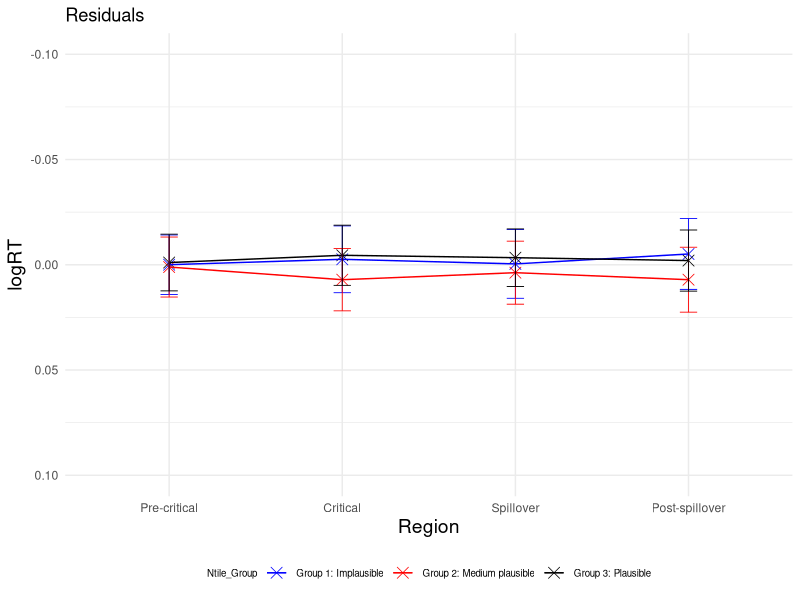
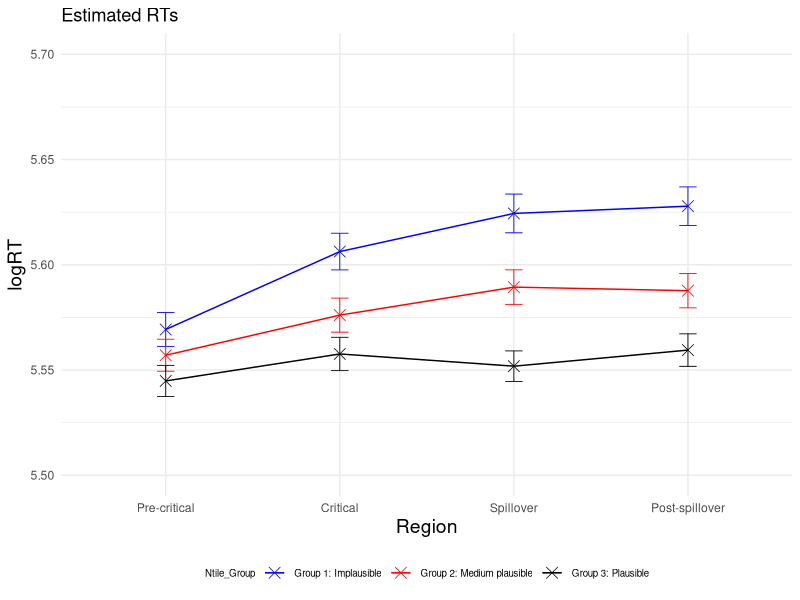
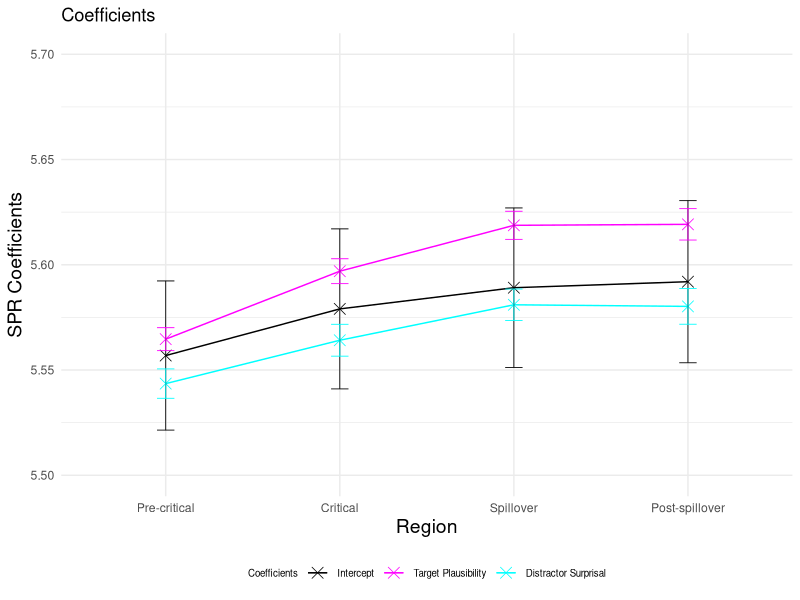
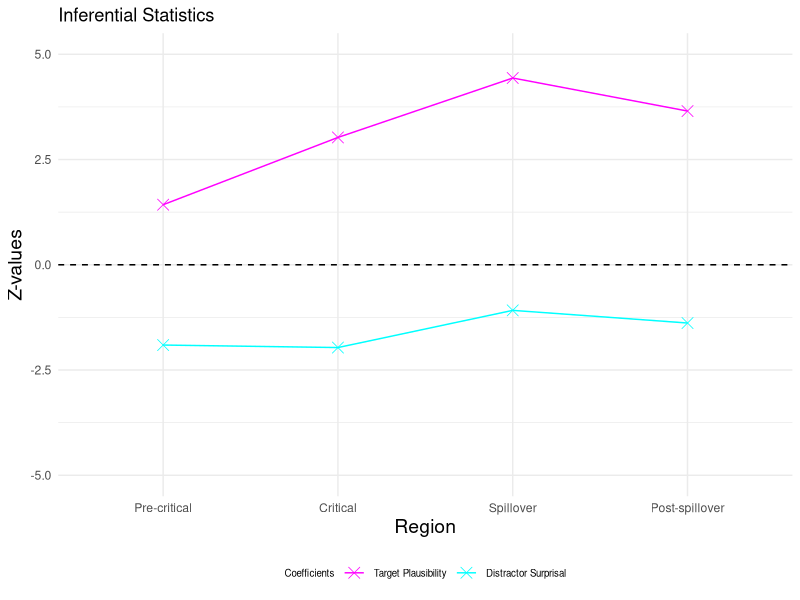
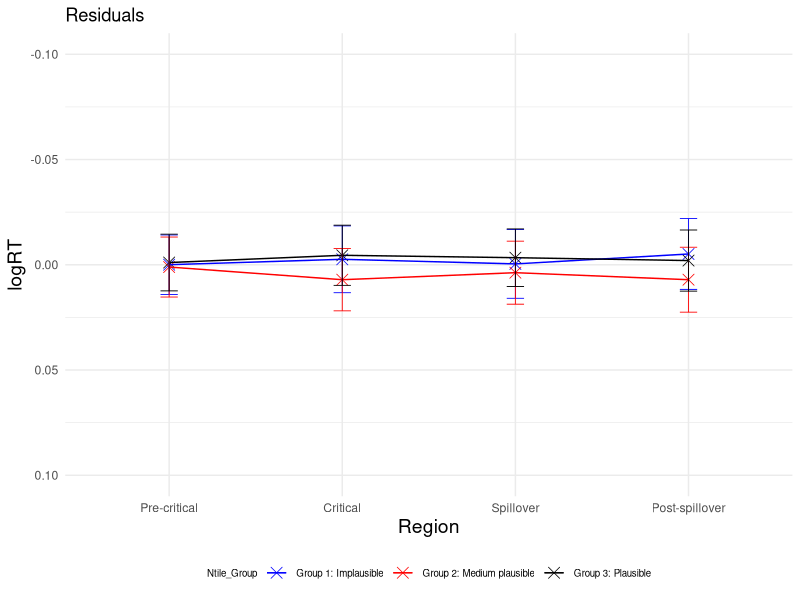
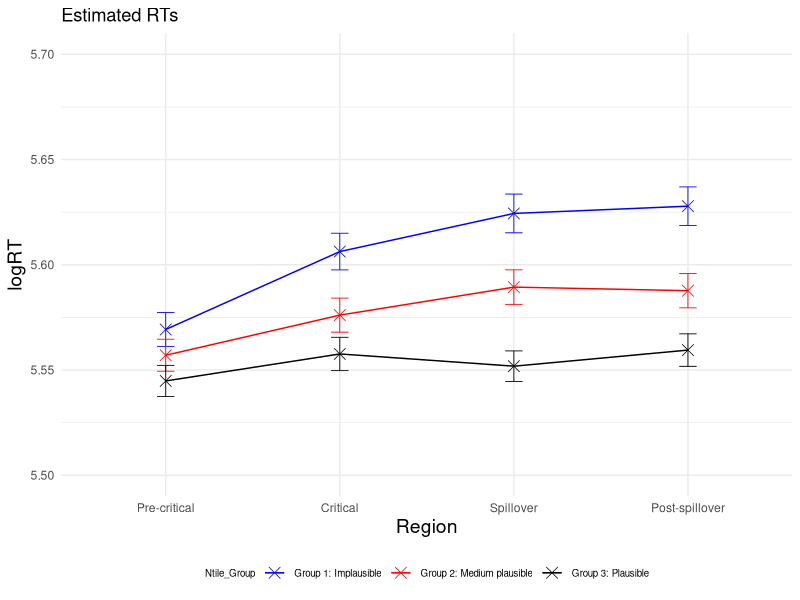
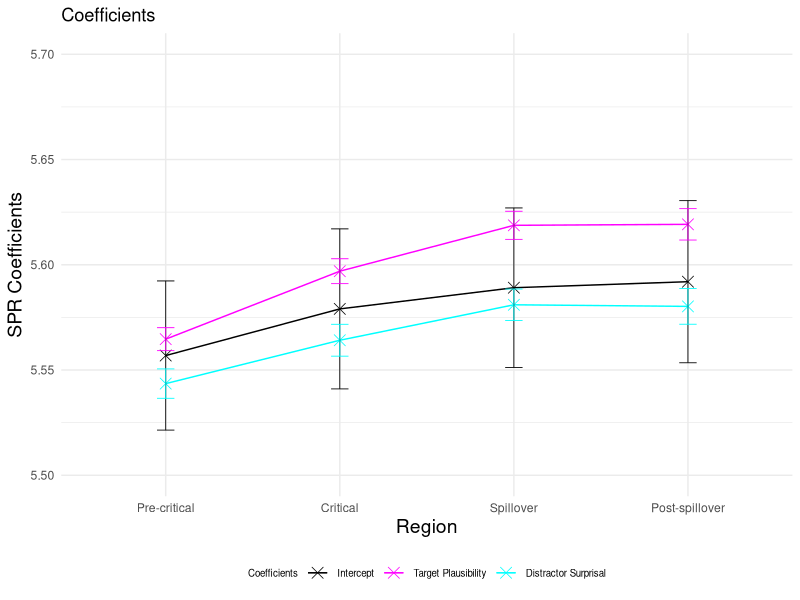
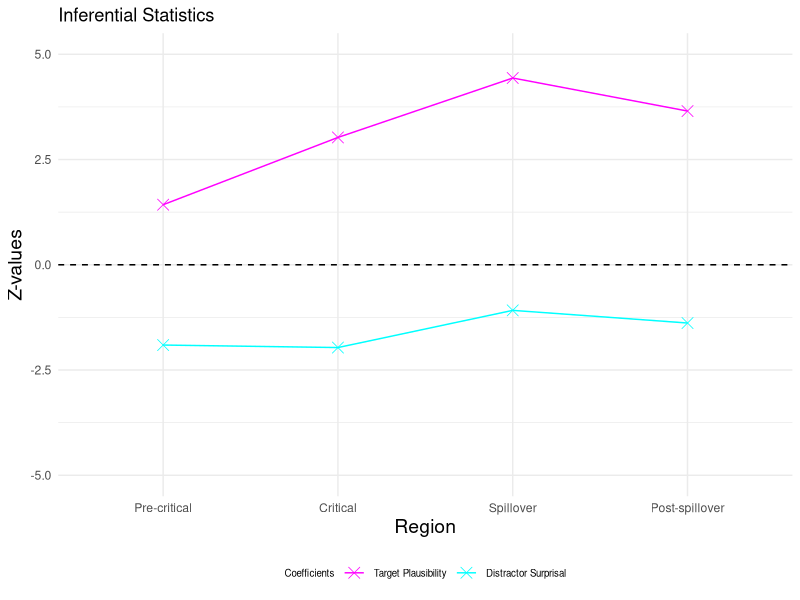

The R script that drew these images, in order:
### LMER ###
# load lme4 package
library(lme4)
library(lmerTest)
library(dplyr)
library(ggplot2)

setwd("~/Downloads/Master_Thesis/3_SPR_Study/ntile/")
GP6 <- read.csv("GP6SPR_processed.csv")

residuals <- data.frame(
  Region = character(0),
  Condition = character(0),
  Residual = numeric(0),
  SE_Residual = numeric(0)
)

logRT_estimated <- data.frame(
  Region = character(0),
  Condition = character(0),
  Estimated_logRT = numeric(0),
  SE_Estimated = numeric(0)
)

p_values <- data.frame(
  Region = character(0),
  p_value_plausibility_target = numeric(0),
  p_value_surprisal_distractor = numeric(0)
)

SPR_coefficients <- data.frame(
  Region = character(0),
  Estimate = character(0),
  Estimate_value = numeric(0),
  Estimate_error = numeric(0),
  Z_value = numeric(0)
)

regions <- c("Pre-critical", "Critical", "Spillover", "Post-spillover") 
conditions <- c("A", "B", "C")
ntile_groups <- c(1, 2, 3)

GP6$Ntile_Group <- ntile(GP6$Plaus_target_avg, 3)
df<- GP6[, c("Condition", "Plaus_target_avg", "Ntile_Group")]

for (region in regions) 
{
  # Precritical region
  region_subset <- subset(GP6, Region == region)
  
  # standardise predictors
  region_subset$scaled_Plaus_per_region <- scale(region_subset$Plaus_target_avg)
  region_subset$scaled_Surprisaldist_per_region <- scale(region_subset$Surprisal_distractor)
  # invert predictor plausibility
  region_subset$inverted_scaled_Plaus_per_region <- (region_subset$scaled_Plaus_per_region) * (-1)
  #log transform reading times
  region_subset$logRT_per_region <- log(region_subset$ReadingTime)
  
  
  # define and run the linear mixed-effects regression model for the precritical region 
  model_per_region <- lmerTest::lmer(logRT_per_region ~ inverted_scaled_Plaus_per_region + scaled_Surprisaldist_per_region + 
                              (1 + inverted_scaled_Plaus_per_region + scaled_Surprisaldist_per_region | Subject) + 
                              (1 + inverted_scaled_Plaus_per_region + scaled_Surprisaldist_per_region | Item), data = region_subset)
  
  # print the summary of the model
  summary_per_region <- summary(model_per_region)
  print(summary_per_region)
  
  # calculate p-values
  p_values_per_region <- summary_per_region$coefficients[, "Pr(>|t|)"]
  new_row_p_value <- data.frame(Region = region, 
                                p_value_plausibility_target = p_values_per_region[2], 
                                p_value_surprisal_distractor = p_values_per_region[3])
  p_values <- rbind(p_values, new_row_p_value)
  
  # extract intercept and coefficients added to intercept
  coefficients_per_region <- summary_per_region$coefficients
  intercept <- coefficients_per_region["(Intercept)", 1]
  plaus_target_coeff <- coefficients_per_region["(Intercept)", 1] + coefficients_per_region["inverted_scaled_Plaus_per_region", 1]
  surprisal_distractor_coeff <- coefficients_per_region["(Intercept)", 1] + coefficients_per_region["scaled_Surprisaldist_per_region", 1]
  
  # add error bars for coefficients and intercept
  new_row_coefficient <- data.frame(Region = region, 
                                    Estimate = "Intercept", 
                                    Estimate_value = intercept, 
                                    Estimate_error = coefficients_per_region["(Intercept)", 2],
                                    Z_value = 0)
  SPR_coefficients <- rbind(SPR_coefficients, new_row_coefficient)
  
  new_row_coefficient <- data.frame(Region = region,
                                    Estimate = "Plausability",
                                    Estimate_value = plaus_target_coeff,
                                    Estimate_error = coefficients_per_region["inverted_scaled_Plaus_per_region", 2],
                                    Z_value = coefficients_per_region["inverted_scaled_Plaus_per_region", 1] / coefficients_per_region["inverted_scaled_Plaus_per_region", 2])
  SPR_coefficients <- rbind(SPR_coefficients, new_row_coefficient)
  
  new_row_coefficient <- data.frame(Region = region,
                                    Estimate = "Surprisal", 
                                    Estimate_value = surprisal_distractor_coeff, 
                                    Estimate_error = coefficients_per_region["scaled_Surprisaldist_per_region", 2],
                                    Z_value = coefficients_per_region["scaled_Surprisaldist_per_region", 1] / coefficients_per_region["scaled_Surprisaldist_per_region", 2])
  SPR_coefficients <- rbind(SPR_coefficients, new_row_coefficient)
  
  for (ntile_group in ntile_groups)
  {
    #####predict condition A, precritical#####
    region_per_condition <- subset(region_subset, Ntile_Group == ntile_group)
    region_per_condition$region_per_condition_Predicted <- predict(model_per_region, newdata = region_per_condition,  type = "response")
    
    # calculate residuals
    Residual_region_per_condition <- mean(region_per_condition$logRT_per_region) - mean(region_per_condition$region_per_condition_Predicted, na.rm = TRUE)
    
    # observed RT for condition A precritical
    region_per_condition_logRT_observed <- mean(region_per_condition$logRT_per_region)

    # estimated RT for condition A precritical
    region_per_condition_logRT_estimated <- mean(region_per_condition$region_per_condition_Predicted, na.rm = TRUE)

    # calculate standard error for residuals
    SE_residuals_region_per_condition <- sqrt(sd(region_per_condition$logRT, na.rm = TRUE)^2/length(region_per_condition$logRT) + sd(region_per_condition$region_per_condition_Predicted, na.rm = TRUE)^2/length(region_per_condition$region_per_condition_Predicted))
    
    new_row_residuals <- data.frame(Region = region, Ntile_Group = ntile_group, Residual = Residual_region_per_condition, SE_Residual = SE_residuals_region_per_condition)
    residuals <- rbind(residuals, new_row_residuals)
    
    # calculate standard error for logRT estimated
    SE_estimated_region_per_condition <- sd(region_per_condition$region_per_condition_Predicted, na.rm = TRUE) / sqrt(length(region_per_condition$region_per_condition_Predicted)) 
    
    new_row_logRT_estimated <- data.frame(Region = region, Ntile_Group = ntile_group, Estimated_logRT = region_per_condition_logRT_estimated, SE_Estimated = SE_estimated_region_per_condition)
    logRT_estimated <- rbind(logRT_estimated, new_row_logRT_estimated)
  }
}


# plot residuals
# Create a line plot 
p <- ggplot(residuals, aes(x = factor(Region, levels = c("Pre-critical", "Critical", "Spillover", "Post-spillover")), 
                           y = Residual, color = as.factor(Ntile_Group), group = Ntile_Group)) + geom_point(shape = 4, size = 3.5, stroke = 0.4) + geom_line(linewidth=0.5) + ylim (0.10, -0.10)
p <- p + theme_minimal() + geom_errorbar(aes(ymin=Residual-SE_Residual, ymax=Residual+SE_Residual), width=.1, size=0.3) 
p <- p + scale_color_manual(name="Ntile_Group", labels=c("Group 1: Implausible", "Group 2: Medium plausible", "Group 3: Plausible"), values=c("#0000FF", "#FF0000", "#000000"))
p <- p + labs(x="Region", y="logRT", title = "Residuals") 
p <- p + theme(legend.position="bottom", legend.text=element_text(size=7), legend.title=element_text(size=7), axis.title.x = element_text(size = 14), axis.title.y = element_text(size = 14)) 
p 

ggsave("Residuals_Plot.pdf", p, width=4, height=4)


# plot estimated logRTs
# Create a line plot 
p <- ggplot(logRT_estimated, aes(x = factor(Region, levels = c("Pre-critical", "Critical", "Spillover", "Post-spillover")), 
                                 y = Estimated_logRT, color = as.factor(Ntile_Group), group = Ntile_Group)) + geom_point(shape = 4, size = 3.5, stroke = 0.4) + geom_line(linewidth=0.5) + ylim (5.5, 5.7)
p <- p + theme_minimal() + geom_errorbar(aes(ymin=Estimated_logRT-SE_Estimated, ymax=Estimated_logRT+SE_Estimated), width=.1, size=0.3) 
p <- p + scale_color_manual(name="Ntile_Group", labels=c("Group 1: Implausible", "Group 2: Medium plausible", "Group 3: Plausible"), values=c("#0000FF", "#FF0000", "#000000"))
p <- p + labs(x="Region", y="logRT", title = "Estimated RTs") 
p <- p + theme(legend.position="bottom", legend.text=element_text(size=7), legend.title=element_text(size=7), axis.title.x = element_text(size = 14), axis.title.y = element_text(size = 14)) 
p 
ggsave("Estimated_RTs_Plot.pdf", p, width=4, height=4)


# plot intercept and coefficients added to intercept
p <- ggplot(SPR_coefficients, aes(x = factor(Region, levels = c("Pre-critical", "Critical", "Spillover", "Post-spillover")), 
                                 y = Estimate_value, color = Estimate, group = Estimate)) + geom_point(shape = 4, size = 3.5, stroke = 0.4) + geom_line(linewidth=0.5) + ylim (5.5, 5.7)
p <- p + theme_minimal() + geom_errorbar(aes(ymin=Estimate_value-Estimate_error, ymax=Estimate_value+Estimate_error), width=.1, size=0.3) 
p <- p + scale_color_manual(name="Coefficients", labels=c("Intercept", "Target Plausibility", "Distractor Surprisal"), values=c("#000000", "#FF00FF", "#00FFFF"))
p <- p + labs(x="Region", y="SPR Coefficients", title = "Coefficients") 
p <- p + theme(legend.position="bottom", legend.text=element_text(size=7), legend.title=element_text(size=7), axis.title.x = element_text(size = 14), axis.title.y = element_text(size = 14)) 
p 
ggsave("Intercept_Coefficients_Plot.pdf", p, width=4, height=4)


# plot effect sizes (z-vaues)
Effect_sizes <- subset(SPR_coefficients, Estimate != 'Intercept')

p <- ggplot(Effect_sizes, aes(x = factor(Region, levels = c("Pre-critical", "Critical", "Spillover", "Post-spillover")), 
                                  y = Z_value, color = Estimate, group = Estimate)) + geom_point(shape = 4, size = 3.5, stroke = 0.4) + geom_line(linewidth=0.5) + ylim (-5, 5)
p <- p + geom_hline(yintercept=0, linetype=2)
p <- p + theme_minimal()
p <- p + scale_color_manual(name="Coefficients", labels=c( "Target Plausibility", "Distractor Surprisal"), values=c("#FF00FF", "#00FFFF"))
p <- p + labs(x="Region", y="Z-values", title = "Inferential Statistics") 
p <- p + theme(legend.position="bottom", legend.text=element_text(size=7), legend.title=element_text(size=7), axis.title.x = element_text(size = 14), axis.title.y = element_text(size = 14)) 
p 
ggsave("Z_values_Plot.pdf", p, width=4, height=4)
